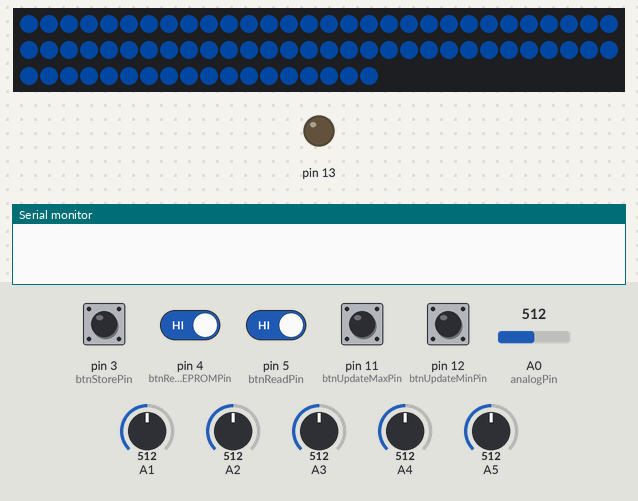
Bench run of a sketch on a simulated Arduino Uno, built with avr-gcc and run on an emulated ATmega328P. Shown: 78 RGB LEDs in strip order, left to right, continuing on the next row, output pins drawn as LEDs (lit = HIGH), the last lines printed to the serial monitor. The test bench sets the inputs (shaded band); at power-on: pin 3 (btnStorePin), pin 4 (btnReadEEPROMPin), pin 5 (btnReadPin), pin 11 (btnUpdateMaxPin), pin 12 (btnUpdateMinPin) HIGH, A0 (analogPin) = 512, A1 = 512, A2 = 512, A3 = 512, A4 = 512, A5 = 512. Dim RGB values are drawn brighter than linear; pins used as bus, display or sensor lines are not drawn.

Above: at 0.7 s.
3.9 s: pin 4 (btnReadEEPROMPin) driven LOW and pin 5 (btnReadPin) driven LOW
At 5.3 s:
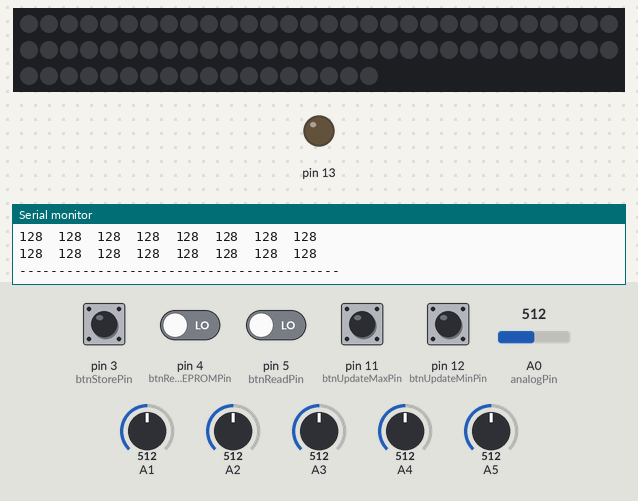
Timing chart, 0 to 6.9 s (numbered marks = the images above; inputs shaded):
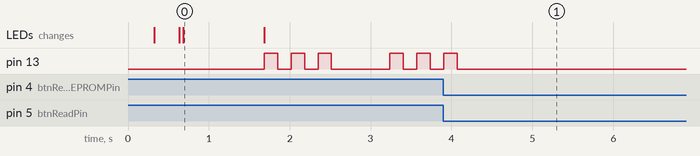

The sketch:

MinMax_Debugging.ino
```cpp
#include <EEPROM.h>

//pins used for buttons
const byte btnAdvancePin = 2;
const byte btnStorePin = 3;
const byte btnReadEEPROMPin = 4;
const byte btnReadPin = 5;
const byte btnUpdateMaxPin = 11;
const byte btnUpdateMinPin = 12;

//Select the pins that will count for the A,B,C, and D
const byte muxPinA = 7;
const byte muxPinB = 8;
const byte muxPinC = 9;
const byte muxPinD = 10;

//constants to describe sensor matrix
const byte numOfSensors = 96;
const byte numOfRows = 12;
const byte numOfCols = 8;

//loop variables
const int loopDelay = 3000;

//constants throughout the code
const byte adcDelay = 100;

//variables to hold sensor selection data
byte analogPin = 14;
byte muxPin = 0;

byte minVals[numOfRows][numOfCols]
{
  {18,20,21,27,30,27,37,32},
  {42,64,65,60,62,71,72,65},
  {66,245,70,75,70,94,112,99},
  {40,56,83,103,120,130,153,132},
  {45,64,76,60,97,94,95,102},
  {43,231,84,125,108,115,113,131},
  {48,83,88,109,142,140,156,130},
  {83,86,100,123,122,130,160,150},
  {53,82,74,63,76,78,96,87},
  {73,80,85,70,70,76,89,79},
  {57,61,75,110,109,106,110,113},
  {52,51,60,49,50,52,50,60}
};
byte maxVals[numOfRows][numOfCols]
{
  {110,170,160,145,185,187,197,196},
  {123,197,184,184,177,175,209,187},
  {177,245,180,131,144,184,200,180},
  {174,219,162,188,199,188,217,221},
  {149,207,190,208,197,195,199,189},
  {91,231,190,190,219,205,196,185},
  {156,202,161,200,210,190,242,161},
  {204,206,159,200,195,176,232,232},
  {203,199,135,170,156,167,211,211},
  {143,196,186,178,170,145,160,172},
  {183,218,149,193,200,202,230,234},
  {212,195,204,198,200,230,240,237}
};

/*ALL FASTLED DEFINITIONS*/
#include <FastLED.h>
#define NUM_LEDS 78
#define LED_PIN 6
#define MAX_BRIGHTNESS 200
#define LED_TYPE WS2812B
#define COLOR_ORDER GRB

//Create FastLED container for all the lights
CRGB matrixLEDs[NUM_LEDS];

//variables for FastLED lighting color
byte globalHue = 145;
byte globalSat = 255;
byte globalVal = 255;

//specifications of power supply used
const byte psuVoltage = 5;            //supply value in volts
const uint32_t psuAmperage = 2000;    //supply value in milliamps

/*ALL USER FUNCTIONS*/

//Function to blink the onboard LED of the UNO over 1 second
void BlinkLEDs(int blinkCount)
{
  int delayAmount = (1000 / (blinkCount * 2));

  for (int i = 0; i < blinkCount; i++)
  {
    digitalWrite(13, HIGH);
    delay(delayAmount);
    digitalWrite(13, LOW);
    delay(delayAmount);
  }
}

void TestLEDs()
{
  //iterate through all LEDs in the matrix

  for (int i = 0; i < NUM_LEDS; i++)
  {
    matrixLEDs[i] = CHSV(globalHue, globalSat, globalVal / 2);    //set to global hue, staturation and value
    FastLED.show();                                             //update each loop
    delay(5);                                                  //10ms delay between each light
  }

  //wait 1 second and blank the LEDs
  delay(1000);
  FastLED.clear();
  FastLED.show();
}

void SetMUX()
{
  bool pinAval, pinBval, pinCval, pinDval = 0;    //bit storage of each input pin
  byte readPin = muxPin;                          //storage of pin number to work with

  //convert the decimal pin number to binary
  pinAval = readPin % 2;
  readPin /= 2;
  pinBval = readPin % 2;
  readPin /= 2;
  pinCval = readPin % 2;
  readPin /= 2;
  pinDval = readPin % 2;

  //set the pins of all MUXes
  digitalWrite(muxPinA, pinAval);
  digitalWrite(muxPinB, pinBval);
  digitalWrite(muxPinC, pinCval);
  digitalWrite(muxPinD, pinDval);
}

void RowCol2Pins(byte row, byte col)
{
  //use the equation below to convert the row and column to mux pin and analog pin
  //Each analog pin controls 16 mux pins
  analogPin = 14 + (row / 4) + (col / 4 * 3);
  muxPin = (row % 4) * 4 + (col % 4);
}

void GetMins()
{
  byte minVal = 0;
  byte storedMin = 255;
  //fill array with max values
  for (int row = 0; row < numOfRows; row++)
  {
    for (int col = 0; col < numOfCols; col++)
    {
      minVals[row][col] = 255;
    }
  }

  FastLED.clear();
  FastLED.show();
  for (int row = 0; row < numOfRows; row++)
  {
    for (int col = 0; col < numOfCols; col++)
    {
      RowCol2Pins(row, col);
      SetMUX();
      while (digitalRead(btnAdvancePin) == HIGH)
      {
        minVal = (byte) (analogRead(analogPin) / 4);
        Serial.println(minVal);
        storedMin = minVals[row][col];
        if (minVal < storedMin)
        {
          minVals[row][col] = minVal;
        }
        delay(loopDelay);
      }
      Serial.print("Value stored: ");
      Serial.println(minVals[row][col]);
      BlinkLEDs(3);
      if (row == 11)
      {
        ShowSelectedSensor(10, (col + 18));
      }
      else
      {
        ShowSelectedSensor(row, col);
      }
      delay(1000);
    }
  }

  //print out all the values
  for (int row = 0; row < numOfRows; row++)
  {
    for (int col = 0; col < numOfCols; col++)
    {
      Serial.print(minVals[row][col]);
      Serial.print("  ");
    }
    Serial.println(" ");
  }
  BlinkLEDs(3);
}

void GetMaxes()
{
  const int thresholdOffset = 0;
  byte sampleDelay = 100;
  byte maxVal = 0;

  Serial.println("Max Calibration starting soon, \nstep on the sensors then step off!");
  BlinkLEDs(10);
  Serial.println("Calibrating Maxes");
  //for loop for iterating through each of the sensors in the array
  for (int rowCounter = 0; rowCounter < numOfRows; rowCounter++)
  {
    for (int colCounter = 0; colCounter < numOfCols; colCounter++)
    {
      volatile unsigned long maxSum = 0;
      for (int samples = 0; samples < 5; samples++)
      {
        RowCol2Pins(rowCounter, colCounter);
        SetMUX();
        maxVal = (byte) (analogRead(analogPin) / 4);
        maxSum += maxVal;
        delay(sampleDelay);
      }

      //find the average of the sensor value polled
      byte newMaxVal = ((maxSum / 5) - thresholdOffset);

      //call the calibration object to store the data in EEPROM
      Serial.print(newMaxVal);
      Serial.print("  ");
      maxVals[rowCounter][colCounter] = newMaxVal;
      //BlinkLEDs(1);
    }
    Serial.println("");
  }
  Serial.println("End max calibration");
}

void StoreMins()
{
  int address = 0;
  for (int row = 0; row < numOfRows; row++)
  {
    for (int col = 0; col < numOfCols; col++)
    {
      //int address = (row * 8) + col + (numOfSensors * 3);
      byte valToStore = minVals[row][col];
      EEPROM.update(address, valToStore);
      address++;
    }
  }
}

void StoreMaxes()
{
  int address = numOfSensors;
  for (int row = 0; row < numOfRows; row++)
  {
    for (int col = 0; col < numOfCols; col++)
    {
      byte valToStore = maxVals[row][col];
      EEPROM.update(address, valToStore);
      address++;
    }
  }
}

void ReadMinsMaxes(bool fromEEPROM)
{
  if (fromEEPROM == true)
  {
    //Print the maximums from EEPROM first
    Serial.println("Printing the Max Values from EEPROM...");
    for (int row = 0; row < numOfRows; row++)
    {
      for (int col = 0; col < numOfCols; col++)
      {
        int address = (row * 8) + col;
        byte storedVal = EEPROM.read(address);
        Serial.print(storedVal);
        Serial.print("  ");
      }
      Serial.println("");
    }

    //Print the minimums from EEPROM
    Serial.println("Printing the Min Values from EEPROM...");
    for (int row = 0; row < numOfRows; row++)
    {
      for (int col = 0; col < numOfCols; col++)
      {
        int address = (row * 8) + col + numOfSensors;
        byte storedVal = EEPROM.read(address);
        Serial.print(storedVal);
        Serial.print("  ");
      }
      Serial.println("");
    }
  }
  else
  {
    Serial.println("Printing the Min Values from dynamic memory...");
    for (int row = 0; row < numOfRows; row++)
    {
      for (int col = 0; col < numOfCols; col++)
      {
        byte storedVal = minVals[row][col];
        Serial.print(storedVal);
        Serial.print("  ");
      }
      Serial.println("");
    }
    Serial.println("Printing the Max Values from dynamic memory...");
    for (int row = 0; row < numOfRows; row++)
    {
      for (int col = 0; col < numOfCols; col++)
      {
        byte storedVal = maxVals[row][col];
        Serial.print(storedVal);
        Serial.print("  ");
      }
      Serial.println("");
    }
  }
}

void ShowSelectedSensor(byte row, byte col)
{
  //show which row is being calibrated by lighting up that row red
  //show how many sensors of that row have been calibrated by changing light to green
  int ledPosition = 0;
  bool isOddRow = false;

  //determine if on an odd row
  if (row % 2 == 1)
    isOddRow = true;
  else
    isOddRow = false;

  if (isOddRow == true)
  {
    ledPosition = ((((row * 26) + 25) - col));
    matrixLEDs[ledPosition] = CHSV(96, globalSat, globalVal);
  }
  else
  {
    ledPosition = ((row * 26) + col);
    matrixLEDs[ledPosition] = CHSV(96, globalSat, globalVal);
  }

  //if that was the last sensor of a row, set the next row to red
  if (col == (numOfCols - 1))
  {
    if (row != (numOfRows - 1))
    {
      for (int i = 0; i < 8; i++)
      {
        if (isOddRow == false)
        {
          ledPosition = (((((row + 1) * 26) + 25) - (col - i)));
          matrixLEDs[ledPosition] = CHSV(0, globalSat, globalVal);
        }
        else
        {
          ledPosition = (((row + 1) * 26) + (col - i));
          matrixLEDs[ledPosition] = CHSV(0, globalSat, globalVal);
        }
      }
    }
  }
  FastLED.show();
}

void UpdateMax()
{
  byte rowSelect = 0;
  byte colSelect = 0;
  byte newMaxVal = 0;
  byte prevMaxVal = 0;

  Serial.println("Enter the row to access: ");
  while (Serial.available() == 0) {
  }
  rowSelect = (byte) Serial.parseInt();
  Serial.println("Enter the column to access: ");
  while (Serial.available() == 0) {
  }
  colSelect = (byte) Serial.parseInt();

  RowCol2Pins(rowSelect, colSelect);
  SetMUX();
  newMaxVal = (byte) (analogRead(analogPin) / 4);
  prevMaxVal = maxVals[rowSelect][colSelect];
  maxVals[rowSelect][colSelect] = newMaxVal;

  Serial.print("The previous max value: ");
  Serial.println(prevMaxVal);
  Serial.print("The new max value: ");
  Serial.println(newMaxVal);

  delay(4000);
}

void UpdateMin()
{
  byte rowSelect = 0;
  byte colSelect = 0;
  byte newMinVal = 0;
  byte prevMinVal = 0;

  Serial.println("Enter the row to access: ");
  while (Serial.available() == 0) {
  }
  rowSelect = (byte) Serial.parseInt();
  Serial.println("Enter the column to access: ");
  while (Serial.available() == 0) {
  }
  colSelect = (byte) Serial.parseInt();

  RowCol2Pins(rowSelect, colSelect);
  SetMUX();
  newMinVal = (byte) (analogRead(analogPin) / 4);
  prevMinVal = maxVals[rowSelect][colSelect];
  minVals[rowSelect][colSelect] = newMinVal;

  Serial.print("The previous min value: ");
  Serial.println(prevMinVal);
  Serial.print("The new min value: ");
  Serial.println(newMinVal);

  delay(4000);
}

void setup()
{
  // put your setup code here, to run once:
  pinMode(13, OUTPUT);
  pinMode(muxPinA, OUTPUT);
  pinMode(muxPinB, OUTPUT);
  pinMode(muxPinC, OUTPUT);
  pinMode(muxPinD, OUTPUT);
  pinMode(btnAdvancePin, INPUT_PULLUP);
  pinMode(btnStorePin, INPUT_PULLUP);
  pinMode(btnReadEEPROMPin, INPUT_PULLUP);
  pinMode(btnReadPin, INPUT_PULLUP);
  pinMode(btnUpdateMaxPin, INPUT_PULLUP);
  pinMode(btnUpdateMinPin, INPUT_PULLUP);

  Serial.begin(9600);

  //HANDLE ALL TASKS RELATED TO THE FASTLED LIBRARY
  FastLED.addLeds<LED_TYPE, LED_PIN, COLOR_ORDER>(matrixLEDs, NUM_LEDS).setCorrection(TypicalLEDStrip);    //initialize LEDs
  FastLED.setBrightness(MAX_BRIGHTNESS);                                //set maximum brightness for leds, independent of color value
  FastLED.setMaxRefreshRate(120);                                        //set LED update rate limit to 60 frames per second
  set_max_power_in_volts_and_milliamps(psuVoltage, psuAmperage);        //limit the brightness of the LEDs to keep within power spec
  set_max_power_indicator_LED(13);                                      //notify the user if leds draw too much power
  FastLED.clear();                                                      //clear all LED data
  FastLED.show();                                                       //update LED matrix to blank it

  TestLEDs();

  //GetMaxes();
  //GetMins();
  BlinkLEDs(3);
}

void loop()
{
  //convert the current value and map it from a range of 0 to 100
  volatile byte tempMin = 0;
  volatile byte tempMax = 0;
  volatile byte currentVolt = 0;
  volatile byte currentMax = 0;
  volatile byte currentMin = 0;
  volatile byte currentVal = 0;
  static bool storeFlag = 0;
  static bool readEEPROMFlag = 0;
  static bool readFlag = 0;
  static bool updateMaxFlag = 0;
  static bool updateMinFlag = 0;

  Serial.println("---------------------------------------");
  for (int row = 0; row < numOfRows; row++)
  {
    for (int col = 0; col < numOfCols; col++)
    {
      RowCol2Pins(row, col);
      SetMUX();
      currentVolt = (byte) (analogRead(analogPin) / 4);
      /*currentMax = maxVals[row][col];
      currentMin = minVals[row][col];
      if (currentVolt > currentMax)
        currentVolt = currentMax;
      if (currentVolt < currentMin)
        currentVolt = currentMin;
      currentVal = map(currentVolt, currentMax, currentMin, 0, 100);*/
      Serial.print(currentVolt);
      Serial.print("  ");
    }
    Serial.println(" ");
  }
  Serial.println("-----------------------------------------");

  readEEPROMFlag = digitalRead(btnReadEEPROMPin);
  storeFlag = digitalRead(btnStorePin);
  readFlag = digitalRead(btnReadPin);
  updateMaxFlag = digitalRead(btnUpdateMaxPin);
  updateMinFlag = digitalRead(btnUpdateMinPin);

  if (readEEPROMFlag == LOW)
  {
    ReadMinsMaxes(true);
    delay(5000);
  }
  if (readFlag == LOW)
  {
    ReadMinsMaxes(false);
    delay(5000);
  }
  if (storeFlag == LOW)
  {
    StoreMins();
    StoreMaxes();
    BlinkLEDs(7);
  }
  if (updateMaxFlag == LOW)
  {
    UpdateMax();
  }
  if (updateMinFlag == LOW)
  {
    UpdateMin();
  }
  BlinkLEDs(3);
  delay(loopDelay);
}
```

Measured:
- after the input at 3.9 s, pin 13: goes on until 4.1 s, then stays LOW
- what the display in image 0 shows lasts 1.0 s, from 0.7 s to 1.7 s
